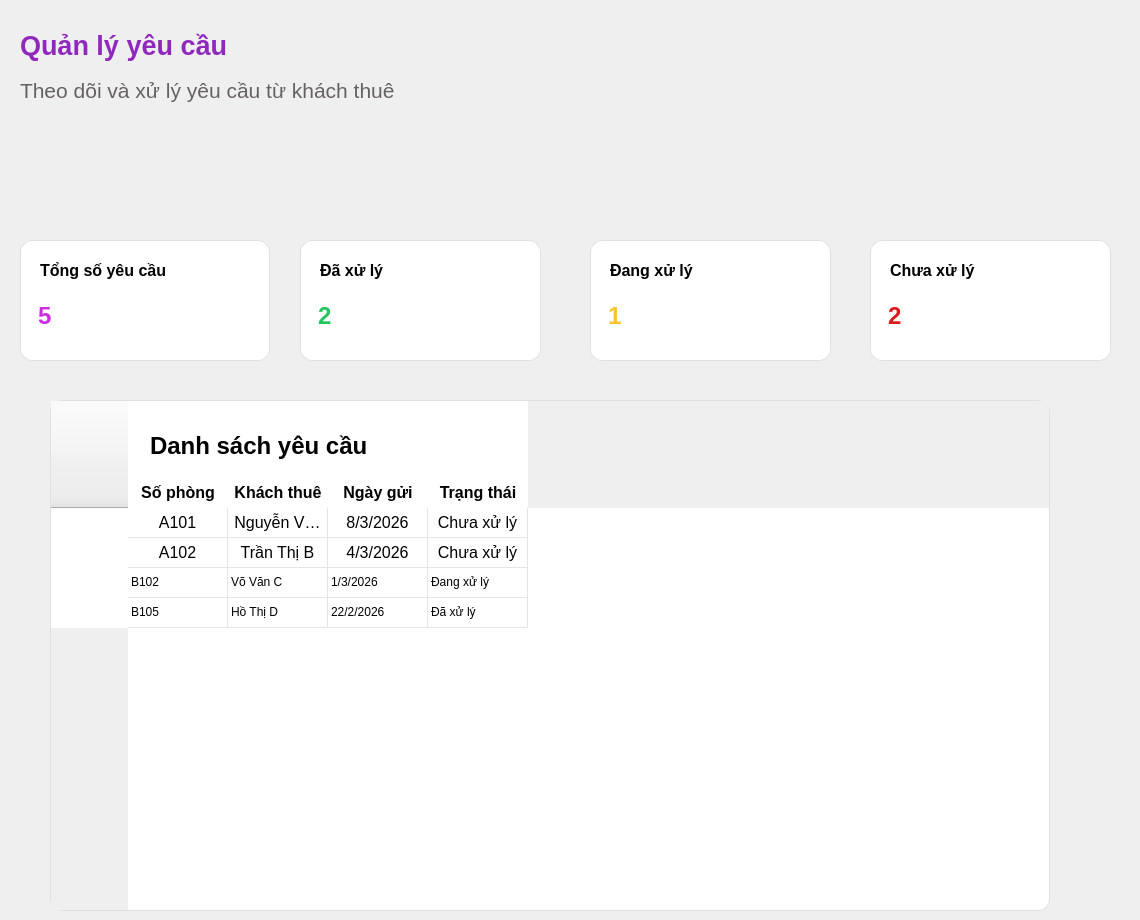
    <widget class="QWidget" name="page_7">
     <widget class="QLabel" name="label_37">
      <property name="geometry">
       <rect>
        <x>20</x>
        <y>30</y>
        <width>481</width>
        <height>91</height>
       </rect>
      </property>
      <property name="font">
       <font>
        <family>Arial</family>
        <pointsize>20</pointsize>
        <weight>75</weight>
        <bold>true</bold>
       </font>
      </property>
      <property name="text">
       <string>&lt;html&gt;&lt;head/&gt;&lt;body&gt;&lt;p&gt;&lt;span style=&quot; color:#9028bd;&quot;&gt;Quản lý yêu cầu&lt;/span&gt;&lt;/p&gt;&lt;p&gt;&lt;span style=&quot; font-size:16pt; font-weight:400; color:#666262;&quot;&gt;Theo dõi và xử lý yêu cầu từ khách thuê&lt;/span&gt;&lt;br/&gt;&lt;/p&gt;&lt;/body&gt;&lt;/html&gt;</string>
      </property>
     </widget>
     <widget class="QLineEdit" name="lne_sumRequest">
      <property name="geometry">
       <rect>
        <x>20</x>
        <y>240</y>
        <width>250</width>
        <height>121</height>
       </rect>
      </property>
      <property name="font">
       <font>
        <family>Arial</family>
        <pointsize>18</pointsize>
        <weight>75</weight>
        <bold>true</bold>
       </font>
      </property>
      <property name="styleSheet">
       <string notr="true">QLineEdit{
border:1px solid #e0e0e0;
border-radius:12px;
padding-top:30px;
padding-left:15px;
color:#CB30E0; 
}</string>
      </property>
      <property name="text">
       <string>5</string>
      </property>
     </widget>
     <widget class="QLineEdit" name="lne_notRequest">
      <property name="geometry">
       <rect>
        <x>870</x>
        <y>240</y>
        <width>241</width>
        <height>121</height>
       </rect>
      </property>
      <property name="font">
       <font>
        <family>Arial</family>
        <pointsize>18</pointsize>
        <weight>75</weight>
        <bold>true</bold>
       </font>
      </property>
      <property name="styleSheet">
       <string notr="true">QLineEdit{
border:1px solid #e0e0e0;
border-radius:12px;
padding-top:30px;
padding-left:15px;
color:#DC1B1B;
}</string>
      </property>
      <property name="text">
       <string>2</string>
      </property>
     </widget>
     <widget class="QLabel" name="label_41">
      <property name="geometry">
       <rect>
        <x>890</x>
        <y>250</y>
        <width>241</width>
        <height>41</height>
       </rect>
      </property>
      <property name="font">
       <font>
        <family>Arial</family>
        <pointsize>12</pointsize>
        <weight>75</weight>
        <bold>true</bold>
       </font>
      </property>
      <property name="text">
       <string>Chưa xử lý</string>
      </property>
     </widget>
     <widget class="QLabel" name="label_38">
      <property name="geometry">
       <rect>
        <x>40</x>
        <y>250</y>
        <width>241</width>
        <height>41</height>
       </rect>
      </property>
      <property name="font">
       <font>
        <family>Arial</family>
        <pointsize>12</pointsize>
        <weight>75</weight>
        <bold>true</bold>
       </font>
      </property>
      <property name="text">
       <string>Tổng số yêu cầu</string>
      </property>
     </widget>
     <widget class="QLineEdit" name="lne_doneRequest">
      <property name="geometry">
       <rect>
        <x>300</x>
        <y>240</y>
        <width>241</width>
        <height>121</height>
       </rect>
      </property>
      <property name="font">
       <font>
        <family>Arial</family>
        <pointsize>18</pointsize>
        <weight>75</weight>
        <bold>true</bold>
       </font>
      </property>
      <property name="styleSheet">
       <string notr="true">QLineEdit{
border:1px solid #e0e0e0;
border-radius:12px;
padding-top:30px;
padding-left:15px;
color:#22C55E; 
}</string>
      </property>
      <property name="text">
       <string>2</string>
      </property>
     </widget>
     <widget class="QLabel" name="label_39">
      <property name="geometry">
       <rect>
        <x>320</x>
        <y>250</y>
        <width>241</width>
        <height>41</height>
       </rect>
      </property>
      <property name="font">
       <font>
        <family>Arial</family>
        <pointsize>12</pointsize>
        <weight>75</weight>
        <bold>true</bold>
       </font>
      </property>
      <property name="text">
       <string>Đã xử lý</string>
      </property>
     </widget>
     <widget class="QLineEdit" name="lne_doingRequest">
      <property name="geometry">
       <rect>
        <x>590</x>
        <y>240</y>
        <width>241</width>
        <height>121</height>
       </rect>
      </property>
      <property name="font">
       <font>
        <family>Arial</family>
        <pointsize>18</pointsize>
        <weight>75</weight>
        <bold>true</bold>
       </font>
      </property>
      <property name="styleSheet">
       <string notr="true">QLineEdit{
border:1px solid #e0e0e0;
border-radius:12px;
padding-top:30px;
padding-left:15px;
color: #FFC229;
}</string>
      </property>
      <property name="text">
       <string>1</string>
      </property>
     </widget>
     <widget class="QLabel" name="label_40">
      <property name="geometry">
       <rect>
        <x>610</x>
        <y>250</y>
        <width>241</width>
        <height>41</height>
       </rect>
      </property>
      <property name="font">
       <font>
        <family>Arial</family>
        <pointsize>12</pointsize>
        <weight>75</weight>
        <bold>true</bold>
       </font>
      </property>
      <property name="text">
       <string>Đang xử lý</string>
      </property>
     </widget>
     <widget class="QTableWidget" name="tableWidget_Request">
      <property name="geometry">
       <rect>
        <x>50</x>
        <y>400</y>
        <width>1000</width>
        <height>511</height>
       </rect>
      </property>
      <property name="styleSheet">
       <string notr="true">QTableWidget{
    background:white;
	border:1px solid #e0e0e0;
	border-radius:12px;
    gridline-color:#e5e5e5;
}

QHeaderView::section{
    background:white;
    border:none;
    font-weight:bold;
	font-size:16px;
    qproperty-alignment: AlignCenter;
    padding-top:75px;
}

QTableWidget::item{
    padding:8px;
}</string>
      </property>
      <row>
       <property name="text">
        <string>1</string>
       </property>
      </row>
      <row>
       <property name="text">
        <string>New Row</string>
       </property>
      </row>
      <row>
       <property name="text">
        <string>New Row</string>
       </property>
      </row>
      <row>
       <property name="text">
        <string>New Row</string>
       </property>
      </row>
      <column>
       <property name="text">
        <string>Số phòng</string>
       </property>
       <property name="font">
        <font>
         <family>Arial</family>
         <pointsize>18</pointsize>
         <weight>75</weight>
         <bold>true</bold>
        </font>
       </property>
      </column>
      <column>
       <property name="text">
        <string>Khách thuê</string>
       </property>
       <property name="font">
        <font>
         <family>Arial</family>
         <pointsize>18</pointsize>
         <weight>75</weight>
         <bold>true</bold>
        </font>
       </property>
      </column>
      <column>
       <property name="text">
        <string>Ngày gửi</string>
       </property>
       <property name="font">
        <font>
         <family>Arial</family>
         <pointsize>18</pointsize>
         <weight>75</weight>
         <bold>true</bold>
        </font>
       </property>
      </column>
      <column>
       <property name="text">
        <string>Trạng thái</string>
       </property>
       <property name="font">
        <font>
         <family>Arial</family>
         <pointsize>18</pointsize>
         <weight>75</weight>
         <bold>true</bold>
        </font>
       </property>
      </column>
      <item row="0" column="0">
       <property name="text">
        <string>A101</string>
       </property>
       <property name="font">
        <font>
         <family>Arial</family>
         <pointsize>12</pointsize>
        </font>
       </property>
       <property name="textAlignment">
        <set>AlignCenter</set>
       </property>
      </item>
      <item row="0" column="1">
       <property name="text">
        <string>Nguyễn Văn A</string>
       </property>
       <property name="font">
        <font>
         <family>Arial</family>
         <pointsize>12</pointsize>
        </font>
       </property>
       <property name="textAlignment">
        <set>AlignCenter</set>
       </property>
      </item>
      <item row="0" column="2">
       <property name="text">
        <string>8/3/2026</string>
       </property>
       <property name="font">
        <font>
         <family>Arial</family>
         <pointsize>12</pointsize>
        </font>
       </property>
       <property name="textAlignment">
        <set>AlignCenter</set>
       </property>
      </item>
      <item row="0" column="3">
       <property name="text">
        <string>Chưa xử lý</string>
       </property>
       <property name="font">
        <font>
         <family>Arial</family>
         <pointsize>12</pointsize>
        </font>
       </property>
       <property name="textAlignment">
        <set>AlignCenter</set>
       </property>
      </item>
      <item row="1" column="0">
       <property name="text">
        <string>A102</string>
       </property>
       <property name="font">
        <font>
         <family>Arial</family>
         <pointsize>12</pointsize>
        </font>
       </property>
       <property name="textAlignment">
        <set>AlignCenter</set>
       </property>
       <property name="foreground">
        <brush brushstyle="NoBrush">
         <color alpha="255">
          <red>3</red>
          <green>0</green>
          <blue>0</blue>
         </color>
        </brush>
       </property>
      </item>
      <item row="1" column="1">
       <property name="text">
        <string>Trần Thị B</string>
       </property>
       <property name="font">
        <font>
         <family>Arial</family>
         <pointsize>12</pointsize>
        </font>
       </property>
       <property name="textAlignment">
        <set>AlignCenter</set>
       </property>
      </item>
      <item row="1" column="2">
       <property name="text">
        <string>4/3/2026</string>
       </property>
       <property name="font">
        <font>
         <family>Arial</family>
         <pointsize>12</pointsize>
        </font>
       </property>
       <property name="textAlignment">
        <set>AlignCenter</set>
       </property>
      </item>
      <item row="1" column="3">
       <property name="text">
        <string>Chưa xử lý</string>
       </property>
       <property name="font">
        <font>
         <family>Arial</family>
         <pointsize>12</pointsize>
        </font>
       </property>
       <property name="textAlignment">
        <set>AlignCenter</set>
       </property>
      </item>
      <item row="2" column="0">
       <property name="text">
        <string>B102</string>
       </property>
      </item>
      <item row="2" column="1">
       <property name="text">
        <string>Võ Văn C</string>
       </property>
      </item>
      <item row="2" column="2">
       <property name="text">
        <string>1/3/2026</string>
       </property>
      </item>
      <item row="2" column="3">
       <property name="text">
        <string>Đang xử lý</string>
       </property>
      </item>
      <item row="3" column="0">
       <property name="text">
        <string>B105</string>
       </property>
      </item>
      <item row="3" column="1">
       <property name="text">
        <string>Hồ Thị D</string>
       </property>
      </item>
      <item row="3" column="2">
       <property name="text">
        <string>22/2/2026</string>
       </property>
      </item>
      <item row="3" column="3">
       <property name="text">
        <string>Đã xử lý</string>
       </property>
      </item>
     </widget>
     <widget class="QLabel" name="label_42">
      <property name="geometry">
       <rect>
        <x>150</x>
        <y>430</y>
        <width>381</width>
        <height>31</height>
       </rect>
      </property>
      <property name="font">
       <font>
        <family>Arial</family>
        <pointsize>18</pointsize>
        <weight>75</weight>
        <bold>true</bold>
       </font>
      </property>
      <property name="text">
       <string>Danh sách yêu cầu</string>
      </property>
     </widget>
    </widget>
